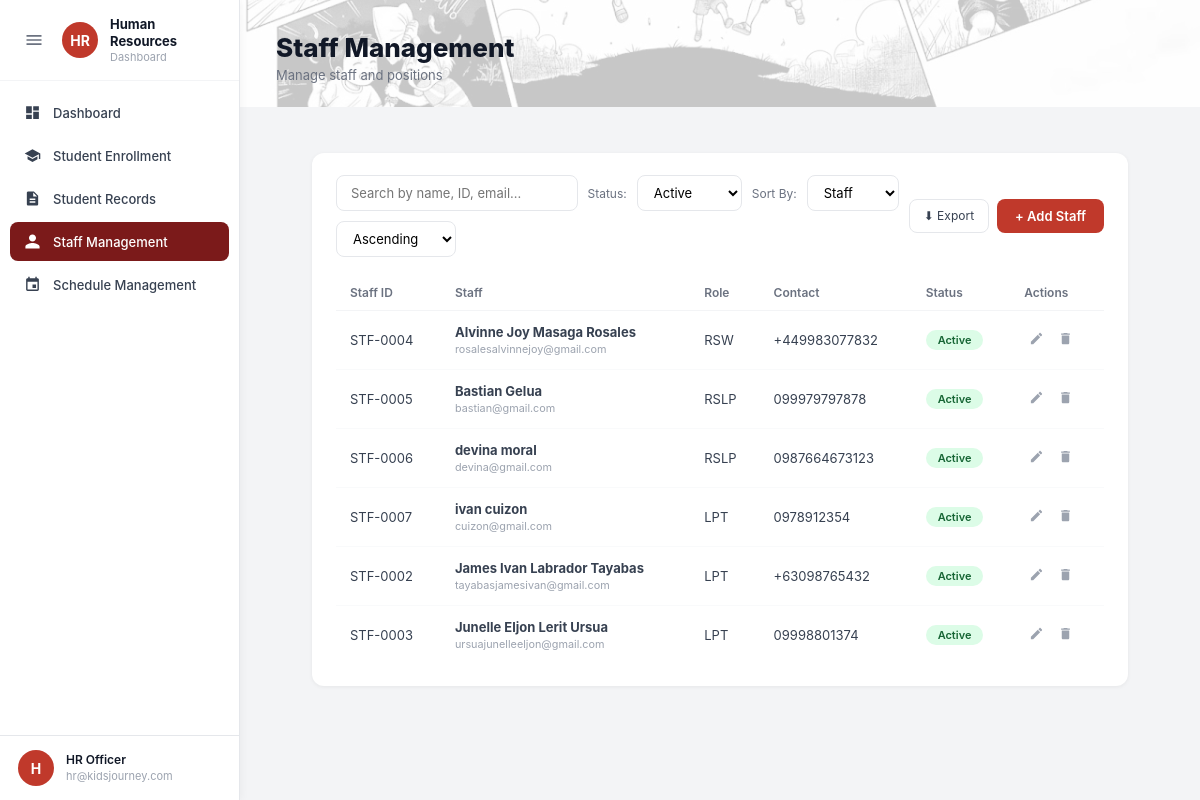
Page /public/hro/staff-management.php (signed in) on the committed database.
### tables this page shows
CREATE TABLE `users` (
  `id` int(11) NOT NULL,
  `staff_id` varchar(20) DEFAULT NULL COMMENT 'e.g. STF-0001, auto-assigned when created',
  `full_name` varchar(150) NOT NULL,
  `username` varchar(100) NOT NULL,
  `email` varchar(150) NOT NULL,
  `password` varchar(255) NOT NULL,
  `role` enum('Admin','Human Resources','Educator') NOT NULL,
  `status` enum('active','inactive','suspended','pending','denied') DEFAULT 'active',
  `is_first_login` tinyint(1) DEFAULT 1 COMMENT '1 = must change password on first login (Educators)',
  `created_at` timestamp NOT NULL DEFAULT current_timestamp(),
  `updated_at` timestamp NOT NULL DEFAULT current_timestamp() ON UPDATE current_timestamp()
);

CREATE TABLE `staff` (
  `id` int(11) NOT NULL,
  `user_id` int(11) DEFAULT NULL COMMENT 'Auto-created users account',
  `staff_id` varchar(20) NOT NULL COMMENT 'e.g. STF-0002',
  `first_name` varchar(100) NOT NULL,
  `middle_name` varchar(100) DEFAULT NULL,
  `last_name` varchar(100) NOT NULL,
  `full_name` varchar(255) GENERATED ALWAYS AS (concat(`first_name`,' ',ifnull(concat(`middle_name`,' '),''),`last_name`)) STORED,
  `date_of_birth` date DEFAULT NULL,
  `gender` enum('Male','Female','Other') DEFAULT NULL,
  `contact_number` varchar(20) DEFAULT NULL,
  `email` varchar(150) DEFAULT NULL,
  `address` text DEFAULT NULL,
  `position` enum('OTPR','RSLP','LPT','RSW') NOT NULL COMMENT 'OTPR=Occupational Therapist, RSLP=Speech Language Pathologist, LPT=Licensed Professional Teacher, RSW=Registered Social Worker',
  `department` enum('Education Department','Therapy Department') NOT NULL,
  `role` enum('Human Resources','Educator') NOT NULL DEFAULT 'Educator',
  `status` enum('Active','Inactive','On Leave','Archived') DEFAULT 'Active',
  `created_at` timestamp NOT NULL DEFAULT current_timestamp(),
  `updated_at` timestamp NOT NULL DEFAULT current_timestamp() ON UPDATE current_timestamp()
);

### includes/auth.php (called while the page is built, shortened)
<?php
require_once __DIR__ . '/config.php';
$stmt = $conn->prepare("SELECT id, full_name, username, email, role FROM users WHERE id = ?");
$stmt->bind_param("i", $_SESSION['user_id']);
$stmt->execute();
$result = $stmt->get_result();
if ($result->num_rows === 1) {
    $loggedUser = $result->fetch_assoc();
} else {
    session_unset();
    session_destroy();
    redirect(BASE_URL . "/auth/login.php");
}
?>

### public/hro/staff-management.php (the view, shortened to what this page needs)
<?php
require_once(__DIR__ . "/../../includes/db.php");
require_once __DIR__ . '/../../includes/auth.php';
require_once __DIR__ . '/../../includes/config.php';
$search  = $_GET['search'] ?? '';
$sortBy  = $_GET['sort_by'] ?? 'Staff';
$sortDir = $_GET['sort_dir'] ?? 'Ascending';
$statusFilter = $_GET['status_filter'] ?? 'active';
$conn->query("ALTER TABLE staff MODIFY COLUMN status ENUM('Active','Inactive','On Leave','Archived') DEFAULT 'Active'");
$orderMap = [
    'Staff'      => 'st.full_name',
    'Staff ID'   => 'st.staff_id',
    'Role'       => 'st.position',
    'Status'     => 'st.status',
];
$col = $orderMap[$sortBy] ?? 'st.staff_id';
$dir = $sortDir === 'Descending' ? 'DESC' : 'ASC';
$searchEsc = $conn->real_escape_string($search);
$statusWhere = "";
if ($statusFilter === 'active') {
    $statusWhere = "AND st.status = 'Active'";
} elseif ($statusFilter === 'inactive') {
    $statusWhere = "AND st.status = 'Inactive'";
} elseif ($statusFilter === 'on_leave') {
    $statusWhere = "AND st.status = 'On Leave'";
} elseif ($statusFilter === 'archived') {
    $statusWhere = "AND st.status = 'Archived'";
}
$sql = "SELECT st.*, u.email as user_email FROM staff st LEFT JOIN users u ON st.user_id=u.id
    WHERE (st.full_name LIKE '%$searchEsc%' OR st.staff_id LIKE '%$searchEsc%' OR st.email LIKE '%$searchEsc%')
    $statusWhere
    ORDER BY $col $dir";
$staffList = $conn->query($sql);
?>
<!DOCTYPE html>
<html lang="en">
<head>
  <link rel="stylesheet" href="../../assets/css/hro/hro-base.css">
  <link rel="stylesheet" href="../../assets/css/hro/staff-management.css">
</head>
<body>
<?php include __DIR__ . '/../../includes/hro-sidebar.php'; ?>
<div class="main">
  <div class="page-hero">
    <div class="page-hero-text">
      <h1>Staff Management</h1>
      <p>Manage staff and positions</p>
    </div>
  </div>
  <div style="padding:24px 36px;display:flex;flex-direction:column;gap:20px;">
    <div class="dashboard-card">
      <div style="display:flex;align-items:center;justify-content:space-between;margin-bottom:18px;flex-wrap:wrap;gap:10px;">
        <form method="GET" class="toolbar" style="margin:0;flex:1;">
          <input type="text" name="search" class="toolbar-search"
                 placeholder="Search by name, ID, email..."
                 value="<?= htmlspecialchars($search) ?>"
                 onkeydown="if(event.key==='Enter'){this.form.submit();}">
          <span class="toolbar-label">Status:</span>
          <select name="status_filter" class="toolbar-select" onchange="this.form.submit()">
            <option value="active" <?= $statusFilter === 'active' ? 'selected' : '' ?>>Active</option>
          </select>
          <span class="toolbar-label">Sort By:</span>
          <select name="sort_by" class="toolbar-select" onchange="this.form.submit()">
            <?php foreach(['Staff','Staff ID','Role','Status'] as $opt): ?>
              <option <?= $sortBy==$opt?'selected':'' ?>><?= $opt ?></option>
            <?php endforeach; ?>
          </select>
          <select name="sort_dir" class="toolbar-select" onchange="this.form.submit()">
            <option <?= $sortDir=='Ascending'?'selected':'' ?>>Ascending</option>
          </select>
        </form>
        <div style="display:flex;gap:8px;">
          <a href="export-staff.php" class="btn-outline" style="font-size:12px;padding:8px 14px;">⬇ Export</a>
          <button class="btn-primary" onclick="openAddModal()">+ Add Staff</button>
        </div>
      </div>
      <table class="data-table">
        <thead>
          <tr>
            <th>Staff ID</th>
            <th>Staff</th>
            <th>Role</th>
            <th>Contact</th>
            <th>Status</th>
            <th>Actions</th>
          </tr>
        </thead>
        <tbody>
          <?php if ($staffList && $staffList->num_rows > 0): ?>
            <?php while ($s = $staffList->fetch_assoc()): ?>
            <tr>
              <td><?= htmlspecialchars($s['staff_id']) ?></td>
              <td>
                <strong style="display:block;"><?= htmlspecialchars($s['full_name']) ?></strong>
                <small style="color:#9ca3af;"><?= htmlspecialchars($s['email'] ?? $s['user_email'] ?? '') ?></small>
              </td>
              <td><?= htmlspecialchars($s['position']) ?></td>
              <td><?= htmlspecialchars($s['contact_number'] ?? '-') ?></td>
              <td><span class="badge badge-<?= $s['status'] ?>"><?= $s['status'] ?></span></td>
              <td>
                <button class="btn-icon" title="Edit"
                  onclick="openEditModal(<?= htmlspecialchars(json_encode($s)) ?>)">
                  <svg viewBox="0 0 24 24" width="15" height="15" fill="currentColor"><path d="M3 17.25V21h3.75L17.81 9.94l-3.75-3.75L3 17.25zm17.71-10.21c.39-.39.39-1.02 0-1.41l-2.34-2.34c-.39-.39-1.02-.39-1.41 0l-1.83 1.83 3.75 3.75 1.83-1.83z"/></svg>
                </button>
                <button class="btn-icon danger" title="Delete"
                  onclick="openDeleteModal(<?= $s['id'] ?>, '<?= htmlspecialchars($s['full_name']) ?>')">
                  <svg viewBox="0 0 24 24" width="15" height="15" fill="currentColor"><path d="M6 19c0 1.1.9 2 2 2h8c1.1 0 2-.9 2-2V7H6v12zm13-15h-3.5l-1-1h-5l-1 1H5v2h14V4z"/></svg>
                </button>
              </td>
            </tr>
            <?php endwhile; ?>
          <?php else: ?>
            <tr><td colspan="6" style="text-align:center;color:#9ca3af;padding:30px;">No staff records found.</td></tr>
          <?php endif; ?>
        </tbody>
      </table>
    </div>
  </div>
</div>
</body>
</html>

### includes/hro-sidebar.php (shortened to what this page needs)
<?php
$currentPage = basename($_SERVER['PHP_SELF']);
?>
<div class="sidebar" id="sidebar">
  <div class="sidebar-top">
    <div class="brand">
      <button class="toggle-btn" onclick="toggleSidebar()">
        <svg viewBox="0 0 24 24" width="20" height="20" fill="currentColor"><path d="M3 18h18v-2H3v2zm0-5h18v-2H3v2zm0-7v2h18V6H3z"/></svg>
      </button>
      <div class="logo">HR</div>
      <div class="brand-text">
        <strong>Human Resources</strong>
        <span>Dashboard</span>
      </div>
    </div>
    <nav>
      <a class="<?= $currentPage == 'dashboard.php' ? 'active' : '' ?>"
         href="dashboard.php" data-tooltip="Dashboard">
        <svg viewBox="0 0 24 24"><path d="M3 13h8V3H3v10zm0 8h8v-6H3v6zm10 0h8V11h-8v10zm0-18v6h8V3h-8z"/></svg>
        <span>Dashboard</span>
      </a>
      <a class="<?= $currentPage == 'student-enrollment.php' ? 'active' : '' ?>"
         href="student-enrollment.php" data-tooltip="Student Enrollment">
        <svg viewBox="0 0 24 24"><path d="M12 3L1 9l11 6 9-4.91V17h2V9L12 3zM5 13.18v4L12 21l7-3.82v-4L12 17l-7-3.82z"/></svg>
        <span>Student Enrollment</span>
      </a>
      <a class="<?= $currentPage == 'student-records.php' ? 'active' : '' ?>"
         href="student-records.php" data-tooltip="Student Records">
        <svg viewBox="0 0 24 24"><path d="M14 2H6c-1.1 0-2 .9-2 2v16c0 1.1.9 2 2 2h12c1.1 0 2-.9 2-2V8l-6-6zm2 16H8v-2h8v2zm0-4H8v-2h8v2zm-3-5V3.5L18.5 9H13z"/></svg>
        <span>Student Records</span>
      </a>
      <a class="<?= $currentPage == 'staff-management.php' ? 'active' : '' ?>"
         href="staff-management.php" data-tooltip="Staff Management">
        <svg viewBox="0 0 24 24"><path d="M12 12c2.7 0 5-2.3 5-5s-2.3-5-5-5-5 2.3-5 5 2.3 5 5 5zm0 2c-3.3 0-10 1.7-10 5v3h20v-3c0-3.3-6.7-5-10-5z"/></svg>
        <span>Staff Management</span>
      </a>
      <a class="<?= $currentPage == 'schedule-management.php' ? 'active' : '' ?>"
         href="schedule-management.php" data-tooltip="Schedule Management">
        <svg viewBox="0 0 24 24"><path d="M17 12h-5v5h5v-5zM16 1v2H8V1H6v2H5c-1.11 0-1.99.9-1.99 2L3 19c0 1.1.89 2 2 2h14c1.1 0 2-.9 2-2V5c0-1.1-.9-2-2-2h-1V1h-2zm3 18H5V8h14v11z"/></svg>
        <span>Schedule Management</span>
      </a>
    </nav>
  </div>
  <div class="profile profile-trigger" onclick="toggleProfileMenu(this)">
    <div class="avatar">
      <?= strtoupper(substr($loggedUser['full_name'], 0, 1)) ?>
    </div>
    <div class="profile-text">
      <strong><?= htmlspecialchars($loggedUser['full_name']) ?></strong>
      <span><?= htmlspecialchars($loggedUser['email']) ?></span>
    </div>
  </div>
</div>

### rows in the picture
users: full_name "H", full_name "HR Officer", email "hr@kidsjourney.com"
staff: staff "STF-0004", full_name "Alvinne Joy Masaga Rosales", email "rosalesalvinnejoy@gmail.com", position "RSW", contact_number "+449983077832", status "Active"
staff: staff "STF-0005", full_name "Bastian Gelua", email "bastian@gmail.com", position "RSLP", contact_number "099979797878", status "Active"
staff: staff "STF-0006", full_name "devina moral", email "devina@gmail.com", position "RSLP", contact_number "0987664673123", status "Active"
staff: staff "STF-0007", full_name "ivan cuizon", email "cuizon@gmail.com", position "LPT", contact_number "0978912354", status "Active"
staff: staff "STF-0002", full_name "James Ivan Labrador Tayabas", email "tayabasjamesivan@gmail.com", position "LPT", contact_number "+63098765432", status "Active"
staff: staff "STF-0003", full_name "Junelle Eljon Lerit Ursua", email "ursuajunelleeljon@gmail.com", position "LPT", contact_number "09998801374", status "Active"

### other values in the picture
form field sort_by "Staff"
